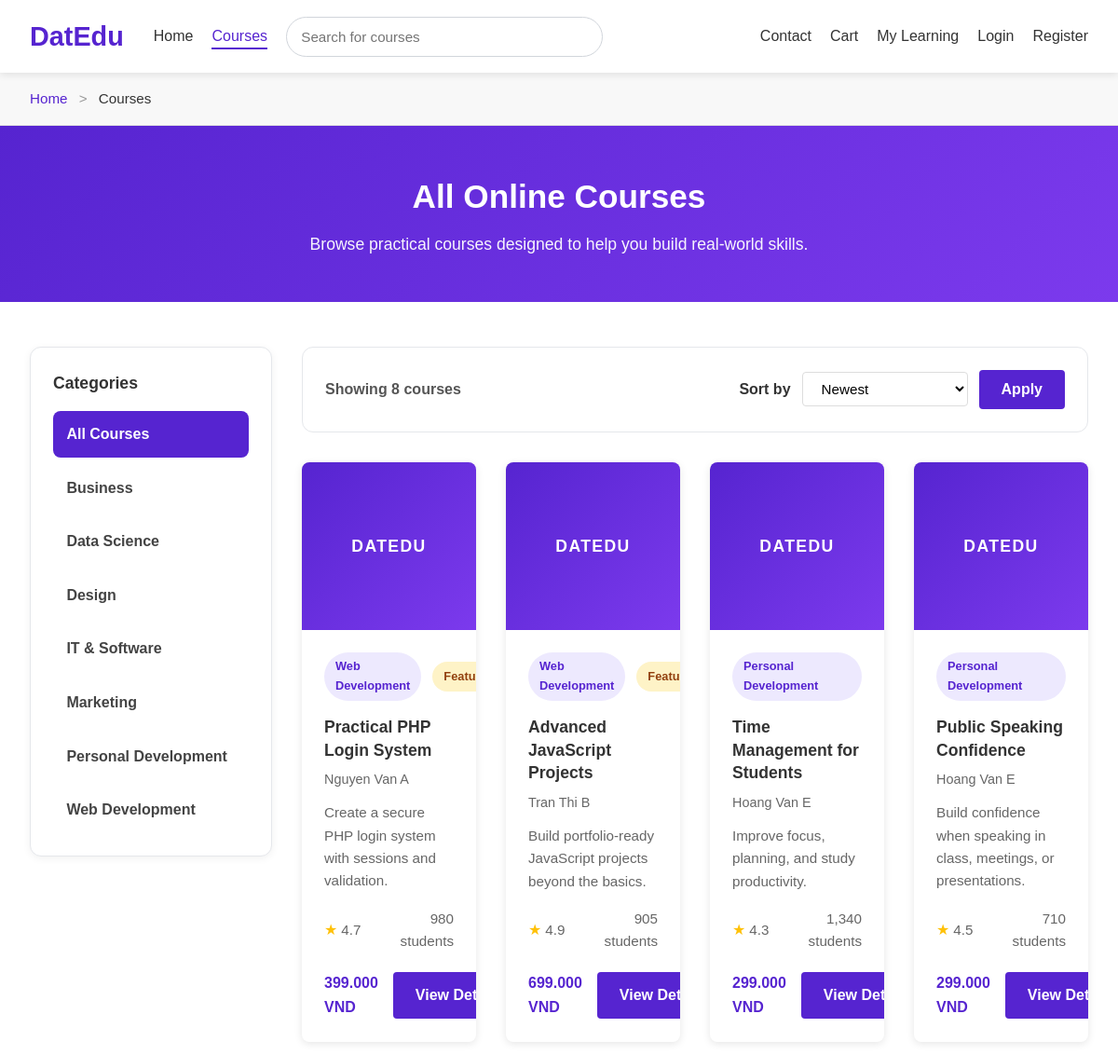
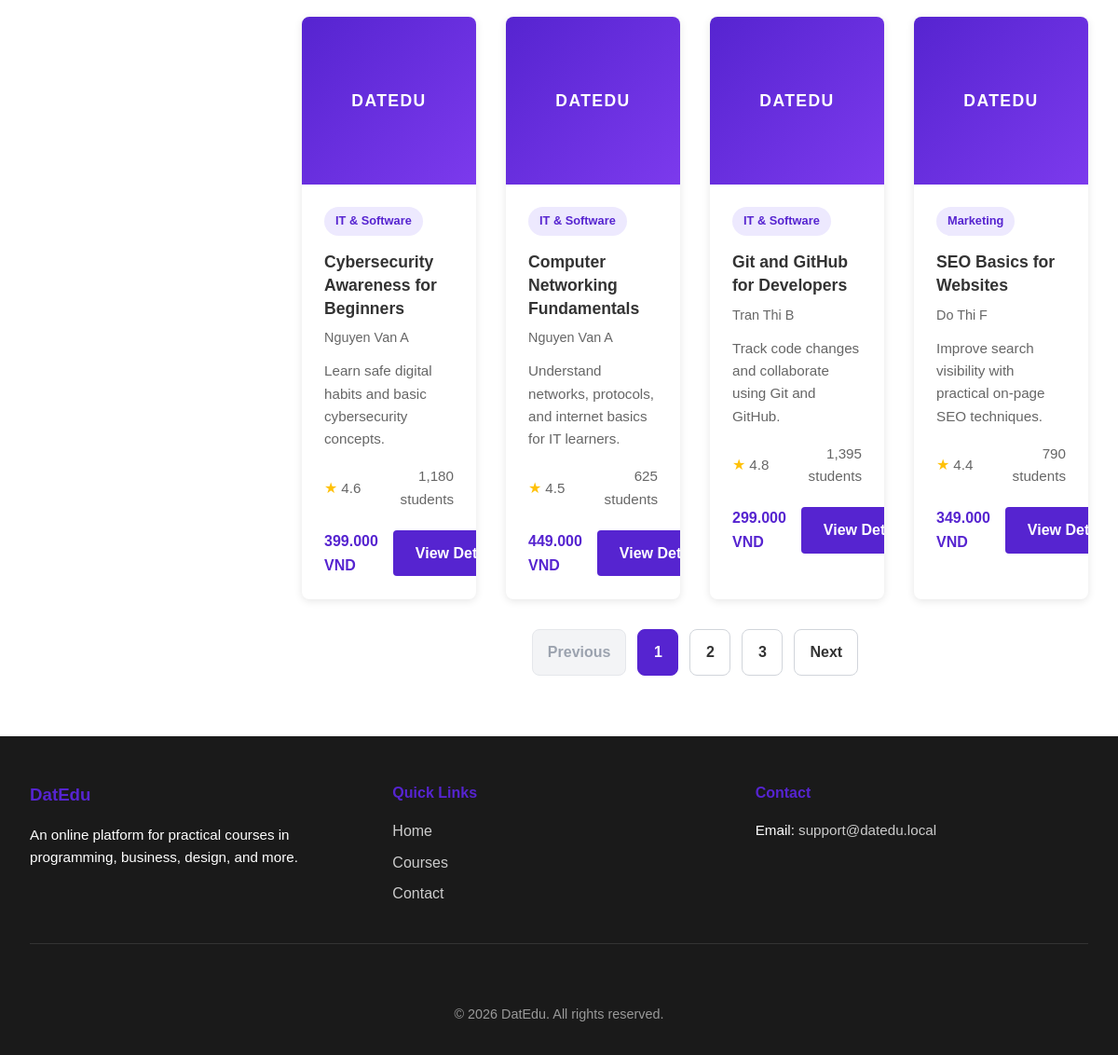
The app's page /public/courses.php with its own data (2 pictures, top to bottom).
### tables this page shows
CREATE TABLE categories (
    category_id INT AUTO_INCREMENT PRIMARY KEY,
    parent_id INT NULL,
    name VARCHAR(100) NOT NULL,
    slug VARCHAR(120) NOT NULL,
    description TEXT NULL,
    created_at DATETIME NOT NULL DEFAULT CURRENT_TIMESTAMP,
    CONSTRAINT uq_categories_slug UNIQUE (slug),
    CONSTRAINT fk_categories_parent
        FOREIGN KEY (parent_id)
        REFERENCES categories(category_id)
        ON DELETE SET NULL
        ON UPDATE CASCADE
);

CREATE TABLE courses (
    course_id INT AUTO_INCREMENT PRIMARY KEY,
    category_id INT NOT NULL,
    instructor_id INT NOT NULL,
    title VARCHAR(200) NOT NULL,
    slug VARCHAR(220) NOT NULL,
    short_description VARCHAR(255) NOT NULL,
    description TEXT NULL,
    thumbnail VARCHAR(255) NULL,
    price DECIMAL(10,2) NOT NULL DEFAULT 0.00,
    level ENUM('Beginner', 'Intermediate', 'Advanced', 'All Levels') NOT NULL DEFAULT 'Beginner',
    duration_hours DECIMAL(5,2) NOT NULL DEFAULT 0.00,
    language VARCHAR(50) NOT NULL DEFAULT 'English',
    rating DECIMAL(2,1) NOT NULL DEFAULT 0.0,
    total_students INT NOT NULL DEFAULT 0,
    is_featured TINYINT(1) NOT NULL DEFAULT 0,
    status ENUM('draft', 'published') NOT NULL DEFAULT 'published',
    created_at DATETIME NOT NULL DEFAULT CURRENT_TIMESTAMP,
    updated_at DATETIME NULL DEFAULT NULL ON UPDATE CURRENT_TIMESTAMP,
    CONSTRAINT uq_courses_slug UNIQUE (slug),
    CONSTRAINT fk_courses_category
        FOREIGN KEY (category_id)
        REFERENCES categories(category_id)
        ON DELETE RESTRICT
        ON UPDATE CASCADE,
    CONSTRAINT fk_courses_instructor
        FOREIGN KEY (instructor_id)
        REFERENCES instructors(instructor_id)
        ON DELETE RESTRICT
        ON UPDATE CASCADE
);

CREATE TABLE instructors (
    instructor_id INT AUTO_INCREMENT PRIMARY KEY,
    full_name VARCHAR(100) NOT NULL,
    email VARCHAR(150) NULL,
    bio TEXT NULL,
    expertise VARCHAR(150) NULL,
    avatar VARCHAR(255) NULL,
    created_at DATETIME NOT NULL DEFAULT CURRENT_TIMESTAMP
);

### public/courses.php (called while the page is built, shortened)
<?php
require_once '../config/database.php';
require_once '../app/models/Category.php';
require_once '../app/models/Course.php';
require_once '../app/helpers/url.php';
$categorySlug = isset($_GET['category']) ? trim((string) $_GET['category']) : null;
$categorySlug = $categorySlug !== '' ? $categorySlug : null;
$allowedSorts = [
    'newest',
    'price_asc',
    'price_desc',
    'rating_desc',
    'title_asc',
    'popular',
];
$sort = isset($_GET['sort']) ? trim((string) $_GET['sort']) : 'newest';
$sort = in_array($sort, $allowedSorts, true) ? $sort : 'newest';
$page = isset($_GET['page']) ? (int) $_GET['page'] : 1;
$page = $page >= 1 ? $page : 1;
$limit = 8;
$categories = [];
$selectedCategory = null;
$courses = [];
$totalPages = 0;
$coursesError = '';
try {
    $pdo = getPDO();
    $categoryModel = new Category($pdo);
    $courseModel = new Course($pdo);
    $categories = $categoryModel->getAllCategories();
    if ($coursesError === '') {
        $effectiveCategorySlug = $selectedCategory !== null ? $categorySlug : null;
        $totalCourses = $courseModel->countCourses($effectiveCategorySlug);
        $totalPages = $totalCourses > 0 ? (int) ceil($totalCourses / $limit) : 0;
        $courses = $courseModel->getCourses($effectiveCategorySlug, $sort, $page, $limit);
    }
} catch (Throwable $exception) {
    $coursesError = 'We could not load courses right now.';
    error_log('DatEdu courses page error: ' . $exception->getMessage());
}
require_once '../app/views/pages/courses.view.php';
?>

### app/models/Course.php (called while the page is built, shortened)
<?php
class Course
{
    private PDO $pdo;
    public function __construct(PDO $pdo)
    {
        $this->pdo = $pdo;
    }
    public function getCourses(?string $categorySlug = null, string $sort = 'newest', int $page = 1, int $limit = 8): array
    {
        $page = max(1, (int) $page);
        $limit = (int) $this->normalizeLimit($limit, 8);
        $offset = (int) (($page - 1) * $limit);
        $sortMap = [
            'newest' => 'c.created_at DESC',
            'price_asc' => 'c.price ASC',
            'price_desc' => 'c.price DESC',
            'rating_desc' => 'c.rating DESC',
            'title_asc' => 'c.title ASC',
            'popular' => 'c.total_students DESC',
        ];
        $orderBy = $sortMap[$sort] ?? $sortMap['newest'];
        $sql = "
            SELECT
                c.course_id,
                c.title,
                c.slug,
                c.short_description,
                c.thumbnail,
                c.price,
                c.level,
                c.duration_hours,
                c.language,
                c.rating,
                c.total_students,
                c.is_featured,
                c.created_at,
                cat.name AS category_name,
                cat.slug AS category_slug,
                i.full_name AS instructor_name
            FROM courses c
            INNER JOIN categories cat ON c.category_id = cat.category_id
            INNER JOIN instructors i ON c.instructor_id = i.instructor_id
            WHERE c.status = :status
        ";
        $params = ['status' => 'published'];
        $sql .= " ORDER BY {$orderBy} LIMIT :limit OFFSET :offset";
        $statement = $this->pdo->prepare($sql);
        foreach ($params as $key => $value) {
            $statement->bindValue(':' . $key, $value);
        }
        $statement->bindValue(':limit', $limit, PDO::PARAM_INT);
        $statement->bindValue(':offset', $offset, PDO::PARAM_INT);
        $statement->execute();
        return $statement->fetchAll();
    }
    public function countCourses(?string $categorySlug = null): int
    {
        $sql = "
            SELECT COUNT(*) AS total_courses
            FROM courses c
            INNER JOIN categories cat ON c.category_id = cat.category_id
            WHERE c.status = :status
        ";
        $params = ['status' => 'published'];
        $statement = $this->pdo->prepare($sql);
        foreach ($params as $key => $value) {
            $statement->bindValue(':' . $key, $value);
        }
        $statement->execute();
        return (int) $statement->fetchColumn();
    }
    private function normalizeLimit(int $limit, int $default = 8): int
    {
        return min($limit, 50);
    }
}
?>

### app/helpers/url.php (called while the page is built, shortened)
<?php
function base_url($path = '')
{
    $base = BASE_URL;
    if ($path !== '') {
        $path = ltrim($path, '/');
        $base = rtrim($base, '/') . '/' . $path;
    }
    return $base;
}
?>

### app/models/Category.php (called while the page is built, shortened)
<?php
class Category
{
    private PDO $pdo;
    public function __construct(PDO $pdo)
    {
        $this->pdo = $pdo;
    }
    public function getAllCategories(): array
    {
        $sql = "SELECT * FROM categories ORDER BY name ASC";
        $statement = $this->pdo->query($sql);
        return $statement->fetchAll();
    }
}
?>

### app/views/partials/course-card.php (the view)
<?php
$thumbnailPath = isset($course['thumbnail']) ? trim((string) $course['thumbnail']) : '';
$thumbnailPublicPath = ROOT_PATH . '/public/images/' . ltrim($thumbnailPath, '/');
$hasThumbnail = $thumbnailPath !== '' && file_exists($thumbnailPublicPath);
$priceText = number_format((float) ($course['price'] ?? 0), 0, ',', '.') . ' VND';
?>
<article class="course-card">
    <div class="course-thumbnail">
        <?php if ($hasThumbnail): ?>
            <img
                src="<?php echo htmlspecialchars(asset('images/' . ltrim($thumbnailPath, '/'))); ?>"
                alt="<?php echo htmlspecialchars($course['title'] ?? 'Course thumbnail'); ?>"
                class="course-thumbnail-image"
            >
        <?php else: ?>
            <div class="thumbnail-placeholder">
                <span class="placeholder-text">DatEdu</span>
            </div>
        <?php endif; ?>
    </div>
    <div class="course-info">
        <div class="course-card-top">
            <span class="course-category-badge"><?php echo htmlspecialchars($course['category_name'] ?? 'Course'); ?></span>
            <?php if (!empty($course['is_featured'])): ?>
                <span class="course-featured-badge">Featured</span>
            <?php endif; ?>
        </div>
        <h4 class="course-title"><?php echo htmlspecialchars($course['title'] ?? 'Untitled Course'); ?></h4>
        <p class="course-instructor"><?php echo htmlspecialchars($course['instructor_name'] ?? 'DatEdu Instructor'); ?></p>
        <p class="course-description-text"><?php echo htmlspecialchars($course['short_description'] ?? 'Course description coming soon.'); ?></p>
        <div class="course-meta">
            <div class="rating">
                <span class="stars">&#9733;</span>
                <span class="rating-value"><?php echo htmlspecialchars((string) ($course['rating'] ?? '0.0')); ?></span>
            </div>
            <span class="course-students"><?php echo number_format((int) ($course['total_students'] ?? 0)); ?> students</span>
        </div>
        <div class="course-footer">
            <span class="price"><?php echo htmlspecialchars($priceText); ?></span>
            <a href="<?php echo base_url('course-detail.php?slug=' . urlencode($course['slug'] ?? '')); ?>" class="btn btn-secondary course-card-link">View Details</a>
        </div>
    </div>
</article>

### app/views/pages/courses.view.php (shortened to what this page needs)
<?php
$heading = $selectedCategory !== null ? $selectedCategory['name'] . ' Courses' : 'All Online Courses';
$courseCountOnPage = count($courses);
$buildCoursesUrl = function (array $overrides = []) use ($categorySlug, $sort, $page) {
    $params = [];
    if ($categorySlug !== null && $categorySlug !== '') {
        $params['category'] = $categorySlug;
    }
    if ($sort !== 'newest') {
        $params['sort'] = $sort;
    }
    if ($page > 1) {
        $params['page'] = $page;
    }
    foreach ($overrides as $key => $value) {
        if ($value === null || $value === '' || $value === false) {
            unset($params[$key]);
        } else {
            $params[$key] = $value;
        }
    }
    $query = http_build_query($params);
    return base_url('courses.php' . ($query !== '' ? '?' . $query : ''));
};
$sortOptions = [
    'newest' => 'Newest',
    'price_asc' => 'Price: Low to High',
    'price_desc' => 'Price: High to Low',
    'rating_desc' => 'Highest Rated',
    'title_asc' => 'Title A-Z',
    'popular' => 'Most Popular',
];
?>
<main class="main-content">
    <?php require APP_PATH . '/views/partials/breadcrumb.php'; ?>
    <section class="page-header">
        <div class="page-header-container">
            <h1><?php echo htmlspecialchars($heading); ?></h1>
            <p>Browse practical courses designed to help you build real-world skills.</p>
        </div>
    </section>
    <section class="courses-catalog-section">
        <div class="courses-container">
            <div class="courses-catalog-layout">
                <aside class="courses-sidebar">
                    <div class="sidebar-card">
                        <h2 class="sidebar-title">Categories</h2>
                        <ul class="category-filter-list">
                            <li>
                                <a
                                    href="<?php echo $buildCoursesUrl(['category' => null, 'page' => null]); ?>"
                                    class="category-filter-link <?php echo $selectedCategory === null ? 'active' : ''; ?>"
                                >
                                    All Courses
                                </a>
                            </li>
                            <?php foreach ($categories as $category): ?>
                                <li>
                                    <a
                                        href="<?php echo $buildCoursesUrl(['category' => $category['slug'], 'page' => null]); ?>"
                                        class="category-filter-link <?php echo $selectedCategory !== null && $selectedCategory['slug'] === $category['slug'] ? 'active' : ''; ?>"
                                    >
                                        <?php echo htmlspecialchars($category['name']); ?>
                                    </a>
                                </li>
                            <?php endforeach; ?>
                        </ul>
                    </div>
                </aside>
                <div class="courses-main-area">
                    <section class="courses-toolbar courses-toolbar-panel">
                        <div class="toolbar-container">
                            <div class="courses-toolbar-content">
                                <p class="courses-count-text">Showing <?php echo $courseCountOnPage; ?> courses</p>
                                <form method="get" action="<?php echo base_url('courses.php'); ?>" class="courses-sort-form">
                                    <label for="sort" class="sort-label">Sort by</label>
                                    <select name="sort" id="sort" class="filter-select">
                                        <?php foreach ($sortOptions as $sortValue => $sortLabel): ?>
                                            <option value="<?php echo htmlspecialchars($sortValue); ?>" <?php echo $sort === $sortValue ? 'selected' : ''; ?>>
                                                <?php echo htmlspecialchars($sortLabel); ?>
                                            </option>
                                        <?php endforeach; ?>
                                    </select>
                                    <button type="submit" class="btn btn-secondary sort-submit-btn">Apply</button>
                                </form>
                            </div>
                        </div>
                    </section>
                    <?php if (!empty($courses)): ?>
                        <div class="courses-grid">
                            <?php foreach ($courses as $course): ?>
                                <?php require APP_PATH . '/views/partials/course-card.php'; ?>
                            <?php endforeach; ?>
                        </div>
                    <?php elseif ($coursesError === ''): ?>
                        <div class="courses-message courses-message-empty">
                            No courses found.
                        </div>
                    <?php endif; ?>
                    <?php if ($totalPages > 1): ?>
                        <nav class="pagination-nav" aria-label="Courses pagination">
                            <div class="pagination-list">
                                <?php if ($page > 1): ?>
                                    <a href="<?php echo $buildCoursesUrl(['page' => $page - 1]); ?>" class="pagination-link">Previous</a>
                                <?php else: ?>
                                    <span class="pagination-link disabled">Previous</span>
                                <?php endif; ?>
                                <?php for ($pageNumber = 1; $pageNumber <= $totalPages; $pageNumber++): ?>
                                    <a
                                        href="<?php echo $buildCoursesUrl(['page' => $pageNumber]); ?>"
                                        class="pagination-link <?php echo $pageNumber === $page ? 'active' : ''; ?>"
                                    >
                                        <?php echo $pageNumber; ?>
                                    </a>
                                <?php endfor; ?>
                                <?php if ($page < $totalPages): ?>
                                    <a href="<?php echo $buildCoursesUrl(['page' => $page + 1]); ?>" class="pagination-link">Next</a>
                                <?php else: ?>
                                    <span class="pagination-link disabled">Next</span>
                                <?php endif; ?>
                            </div>
                        </nav>
                    <?php endif; ?>
                </div>
            </div>
        </div>
    </section>
</main>

### records on screen
categories: name "Business"
categories: name "Data Science"
categories: name "Design"
categories: name "IT & Software"
categories: name "Marketing"
categories: name "Personal Development"
categories: name "Web Development"
courses: shows "DATEDU", category.name "Web Development", is_featured "Featured", title "Practical PHP Login System", instructor.full_name "Nguyen Van A", short_description "Create a secure PHP login system with sessions and validation.", rating "4.7", total_students "980", price "399.000 VND"
courses: shows "DATEDU", category.name "Web Development", is_featured "Featured", title "Advanced JavaScript Projects", instructor.full_name "Tran Thi B", short_description "Build portfolio-ready JavaScript projects beyond the basics.", rating "4.9", total_students "905", price "699.000 VND"
courses: shows "DATEDU", category.name "Personal Development", title "Time Management for Students", instructor.full_name "Hoang Van E", short_description "Improve focus, planning, and study productivity.", rating "4.3", total_students "1,340", price "299.000 VND"
courses: shows "DATEDU", category.name "Personal Development", title "Public Speaking Confidence", instructor.full_name "Hoang Van E", short_description "Build confidence when speaking in class, meetings, or presentations.", rating "4.5", total_students "710", price "299.000 VND"
courses: shows "DATEDU", category.name "IT & Software", title "Cybersecurity Awareness for Beginners", instructor.full_name "Nguyen Van A", short_description "Learn safe digital habits and basic cybersecurity concepts.", rating "4.6", total_students "1,180", price "399.000 VND"
courses: shows "DATEDU", category.name "IT & Software", title "Computer Networking Fundamentals", instructor.full_name "Nguyen Van A", short_description "Understand networks, protocols, and internet basics for IT learners.", rating "4.5", total_students "625", price "449.000 VND"
courses: shows "DATEDU", category.name "IT & Software", title "Git and GitHub for Developers", instructor.full_name "Tran Thi B", short_description "Track code changes and collaborate using Git and GitHub.", rating "4.8", total_students "1,395", price "299.000 VND"
courses: shows "DATEDU", category.name "Marketing", title "SEO Basics for Websites", instructor.full_name "Do Thi F", short_description "Improve search visibility with practical on-page SEO techniques.", rating "4.4", total_students "790", price "349.000 VND"

### other values on screen
APP_NAME "DatEdu"
$item['label'] "Home"
$item['label'] "Courses"
$heading "All Online Courses"
$courseCountOnPage "8"
form field sort "Newest"
